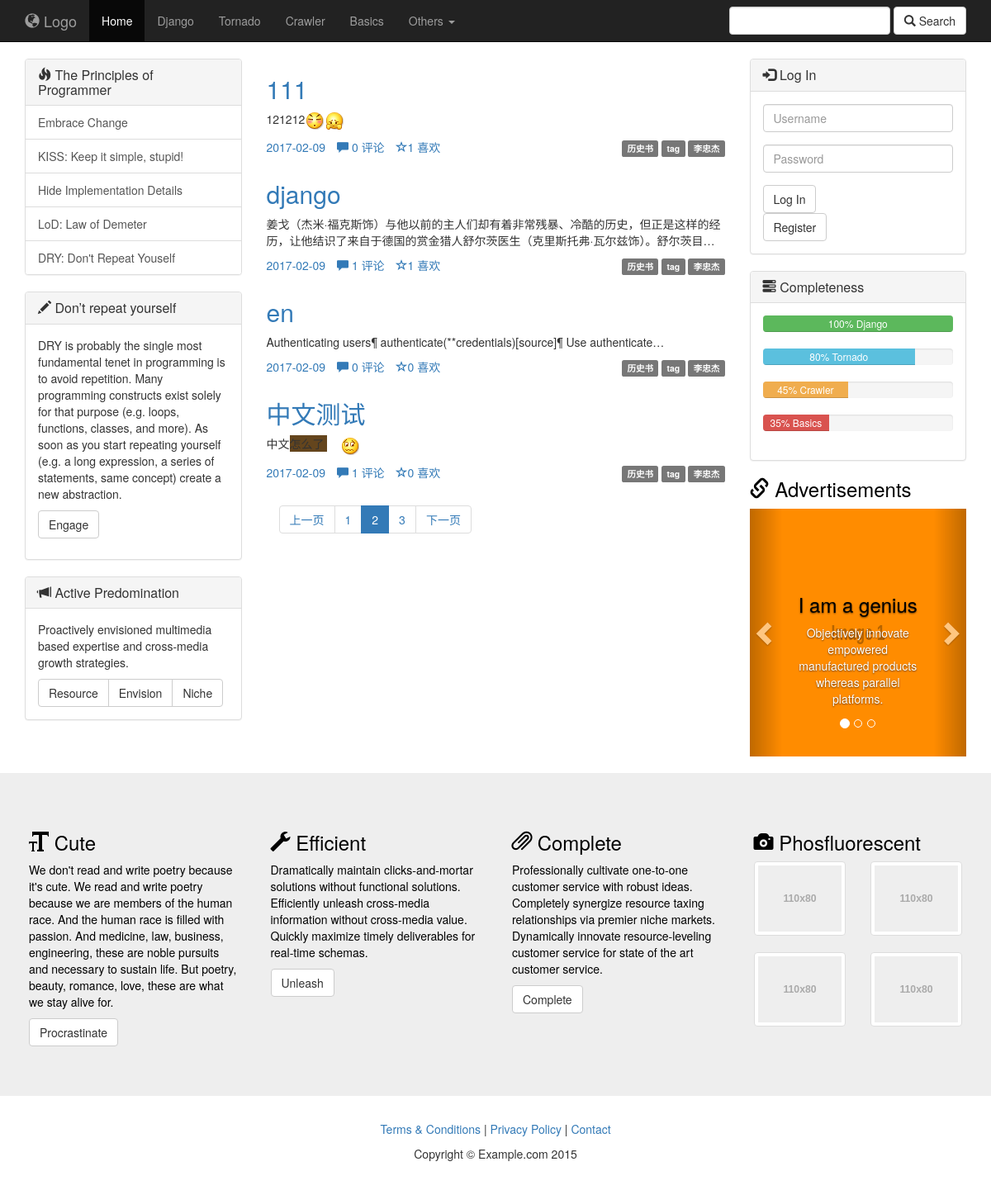
Screenshot of /?page=2 with the database file from the repository.
### cms/models.py (models this page shows, shortened)
class Article(models.Model):
	column = models.ForeignKey('Column', blank=True, null=True, verbose_name='belong to')
	title = models.CharField(max_length=200)
	author = models.ForeignKey('Author')
	user = models.ManyToManyField('NewUser', blank=True)
	content = models.TextField('content')
	pub_date = models.DateTimeField(auto_now_add=True, editable=True)
	update_date = models.DateTimeField(auto_now=True, null=True)
	published = models.BooleanField('notdraft', default=True)
	poll_num = models.IntegerField(default=0)
	comment_num = models.IntegerField(default=0)
	keep_num = models.IntegerField(default=0)
	class Meta:
		verbose_name = 'article'
		verbose_name_plural = 'article'

class Column(models.Model):
	name = models.CharField('column_name', max_length=256)
	intro = models.TextField('introduction', default='')
	def __unicode__(self):
		return self.name
	class Meta:
		verbose_name = '分类'
		verbose_name_plural = 'columns'
		ordering = ['name']

class Author(models.Model):
	name = models.CharField(max_length=256)
	profile = models.CharField('profile', default='', max_length=256)
	password = models.CharField('password', max_length=256)
	register_date = models.DateTimeField(auto_now_add=True, editable=True)
	def __unicode__(self):
		return self.name

### cms/views.py (the view)
# urls.py: url(r'^$', views.index, name='index'),
def index(request):
	loginform = forms.LoginForm()
	last_article_list = models.Article.objects.get_queryset().order_by('-pub_date')
	paginator = Paginator(last_article_list, 4)
	try:
		page = int(request.GET.get('page', 1))
		last_article_list = paginator.page(page)
	except (EmptyPage, InvalidPage, PageNotAnInteger):
		last_article_list = paginator.page(1)
	content = {'contacts': last_article_list, 'loginform': loginform}
	return render(request, 'index.html', content)

### cms/forms.py
class LoginForm(forms.Form):
	uid = forms.CharField(
		widget=forms.TextInput(attrs={'class': 'form-control', 'name': 'uid', 'placeholder': 'Username'}))
	pwd = forms.CharField(
		widget=forms.PasswordInput(attrs={'class': 'form-control', 'name': 'pwd', 'placeholder': 'Password'})
	)

### templates/index.html
{% extends 'base.html' %}
{% block center %}
		<div class="col-sm-6">
			{% for article in contacts %}
			<div class="row">
				<article class="col-xs-12">
					<h2><a id="article_title", href="/cms/{{ article.id }}">{{ article.title }}</a></h2>
					<p>{{ article.content|truncatechars_html:80 | safe }}</p>
					<p class="pull-right"><span class="label label-default">{{ article.column }}</span> <span class="label label-default">tag</span> <span class="label label-default">{{ article.author }}</span></p>
					<ul class="list-inline">
						<li><a href="#">{{ article.pub_date | date:"Y-m-d " }}</a></li>
						<li><a href="#"><span class="glyphicon glyphicon-comment"></span> {{ article.comment_num }} 评论</a></li>
						<li><a href="#"><span class="glyphicon glyphicon-star-empty"></span>{{ article.keep_num }} 喜欢</a></li>
					</ul>
				</article>
			</div>
			{% endfor %}
 {% include 'paginator.html' %}
    </div>
{% endblock %}

### cms/static/css/custom.css (style rules this page uses)
h1, h2, h3, h4, h5, h6 { color: black; }

### rows the page displays
Article: title "111", content "121212", content (picture), column "历史书", author "李忠杰", pub_date "2017-02-09", comment_num "0", keep_num "1"
Article: title "django", content "姜戈（杰米·福克斯饰）与他以前的主人们却有着非常残暴、冷酷的历史，但正是这样的经历，让他结识了来自于德国的赏金猎人舒尔茨医生（克里斯托弗·瓦尔兹饰）。舒尔茨目…", column "历史书", author "李忠杰", pub_date "2017-02-09", comment_num "1", keep_num "1"
Article: title "en", content "Authenticating users¶ authenticate(**credentials)[source]¶ Use authenticate…", column "历史书", author "李忠杰", pub_date "2017-02-09", comment_num "0", keep_num "0"
Article: title "中文测试", content "中文 怎么了", content (picture), column "历史书", author "李忠杰", pub_date "2017-02-09", comment_num "1", keep_num "0"

### other values shown
{{ page }} "1" "3"
{{ page }} "2"
